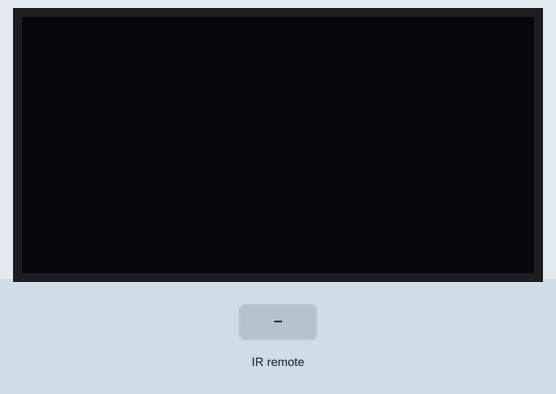
Simulated run of this sketch. Board: ESP8266 (NodeMCU). Parts: 128×64 one-colour display. The inputs (shaded band) are chosen by the test bench. What the sketch prints to the serial monitor is not drawn.

Above: at 1.2 s.
1.3 s: infrared code 0x2FDD827 received
At 1.9 s:
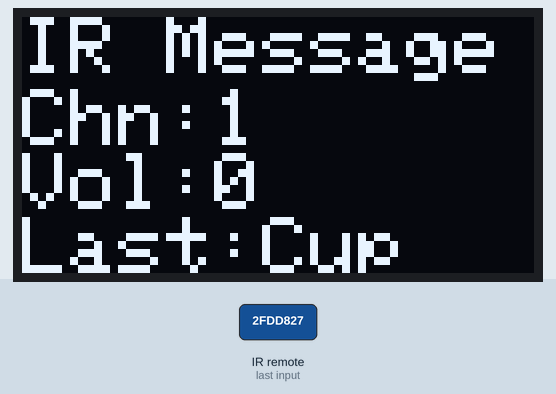
2.8 s: infrared code 0x2FDF807 received
At 4.0 s:
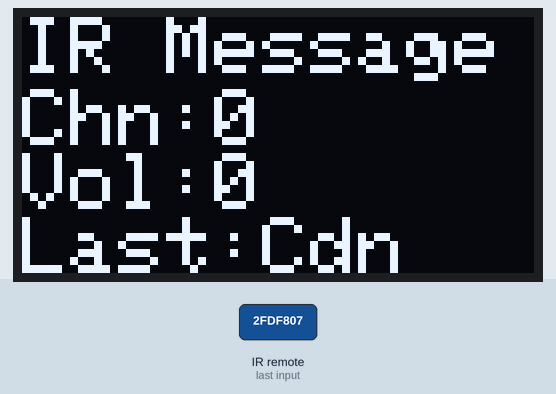
4.4 s: infrared code 0x2FD58A7 received
At 5.0 s:
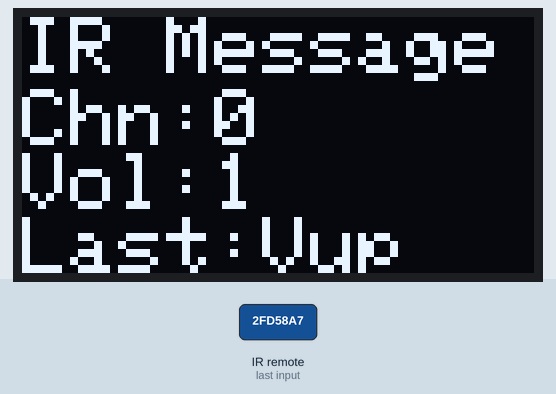
5.9 s: infrared code 0x2FD7887 received
At 7.1 s:
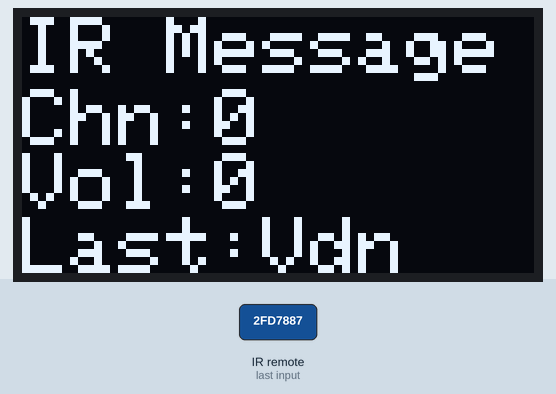
7.4 s: infrared code 0x2FDD827 received
At 8.1 s:
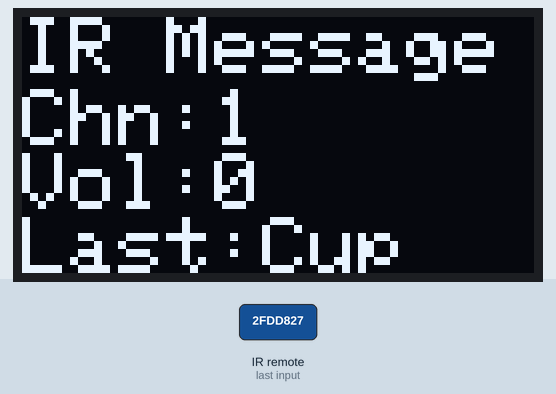
Timing chart, 0 to 9.9 s (numbered marks = the images above; inputs shaded):
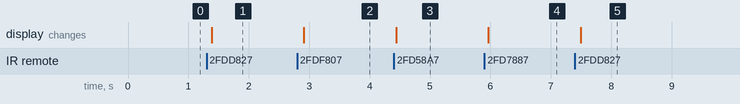

Measured:
- after the input at 1.3 s, the display: changes after 0.08 s (image 1)
- after the input at 2.8 s, the display: changes after 0.11 s (image 2)
- after the input at 4.4 s, the display: changes at once (image 3)
- after the input at 5.9 s, the display: changes after 0.07 s (image 4)
- after the input at 7.4 s, the display: changes after 0.09 s (image 5)

The sketch:

IRrecvDemo.ino
```cpp
// (licence header left out)
#include <Arduino.h>
#include <IRremoteESP8266.h>
#include <IRrecv.h>
#include <IRutils.h>

int baud = 115200;
//int irChan = 10;
int irChan, irVol;
String LastResult, LastAction;

/* ====== OLED Setup ====== */
#include <SPI.h>
#include <Wire.h>
int rotation=0; // display upright horizontal
  #include <Adafruit_SSD1306.h>
Adafruit_SSD1306 display = Adafruit_SSD1306(128, 64, &Wire);// 32 or 64 dot mode
#include <Adafruit_GFX.h>

// OLED display TWI address
#define OLED_ADDR    0x3C
//Adafruit_SSD1306 display(-1);

#if (SSD1306_LCDHEIGHT != 32)
//#error("Height incorrect, please fix Adafruit_SSD1306.h!");
#endif
/* ====== OLED Setup ====== */


// An IR detector/demodulator is connected to GPIO pin 14(D5 on a NodeMCU
// board).
// Note: GPIO 16 won't work on the ESP8266 as it does not have interrupts.
const uint16_t kRecvPin = 14;

IRrecv irrecv(kRecvPin);

decode_results results;

void setup() {
  Serial.begin(baud);

  /* ====== setup section OLED ====== */
  // initialize and clear display
  display.begin(SSD1306_SWITCHCAPVCC, OLED_ADDR);
  display.setRotation(rotation);// h 0,2  v 1,3
  /* ====== setup section OLED ====== */


clrDisplay();


  irrecv.enableIRIn();  // Start the receiver
  while (!Serial)  // Wait for the serial connection to be establised.
    delay(50);
  Serial.println();
  Serial.print("IRrecvDemo is now running and waiting for IR message on Pin ");
  Serial.println(kRecvPin);
}

void loop() {
  if (irrecv.decode(&results)) {
    // print() & println() can't handle printing long longs. (uint64_t)
    serialPrintUint64(results.value, HEX);


/*
    I can't get results.value in a form the OLED likes.
    Which I guess would be a problem for mysql too..
*/
    if (results.value == 0x2FDD827) {// Channel up
      irChan += 1; if(irChan > 600){irChan = 0;}
      LastAction = "Cup";
    }else if (results.value == 0x2FDF807) {// Channel dwn
      irChan -= 1; if(irChan <  0){irChan = 600;}
      LastAction = "Cdn";
    }else if (results.value == 0x2FD58A7) {// Vol up
      irVol += 1; if(irVol > 20){irVol = 20;}
      LastAction = "Vup";
    }else if (results.value == 0x2FD7887) {// Vol dwn
      irVol -= 1; if(irVol <  0){irVol = 0;}
      LastAction = "Vdn";
    }else if (results.value == 0xFFFFFFFFFFFFFFFF) {// Repeat
      LastResult = "FF";
    }

  if(LastResult == "FF"){
      LastResult = "00";
      if(LastAction == "Cup"){
      irChan += 10; if(irChan > 600){irChan = 0;}
      }
      if(LastAction == "Cdn"){
      irChan -= 10; if(irChan <  0){irChan = 600;}
      }
      if(LastAction == "Vup"){
      irVol += 1; if(irVol > 20){irVol = 20;}
      }
      if(LastAction == "Vdn"){
      irVol -= 1; if(irVol <  0){irVol = 0;}
      }


  }


    ConnectState(irChan, irVol, LastAction);
    Serial.println("");
    irrecv.resume();  // Receive the next value
  }
  delay(100);
}


void ConnectState(int irChan, int irVol, String LastAction) {

  display.clearDisplay();
  // display a line of text
  display.setTextColor(WHITE,BLACK);
  display.setTextSize(2);
  display.setCursor(0,0);
  display.print("IR Message  ");
  //   int irChan = (results.value, HEX);
  display.setCursor(0,18);
  display.print("Chn:");
  display.println(irChan);
  display.print("Vol:");
  display.println(irVol);
  display.print("Last:");
  display.println(LastAction);
  // display.print(irChan);
  display.display();
}


void clrDisplay(){

  display.clearDisplay();
  display.display();
}
```
